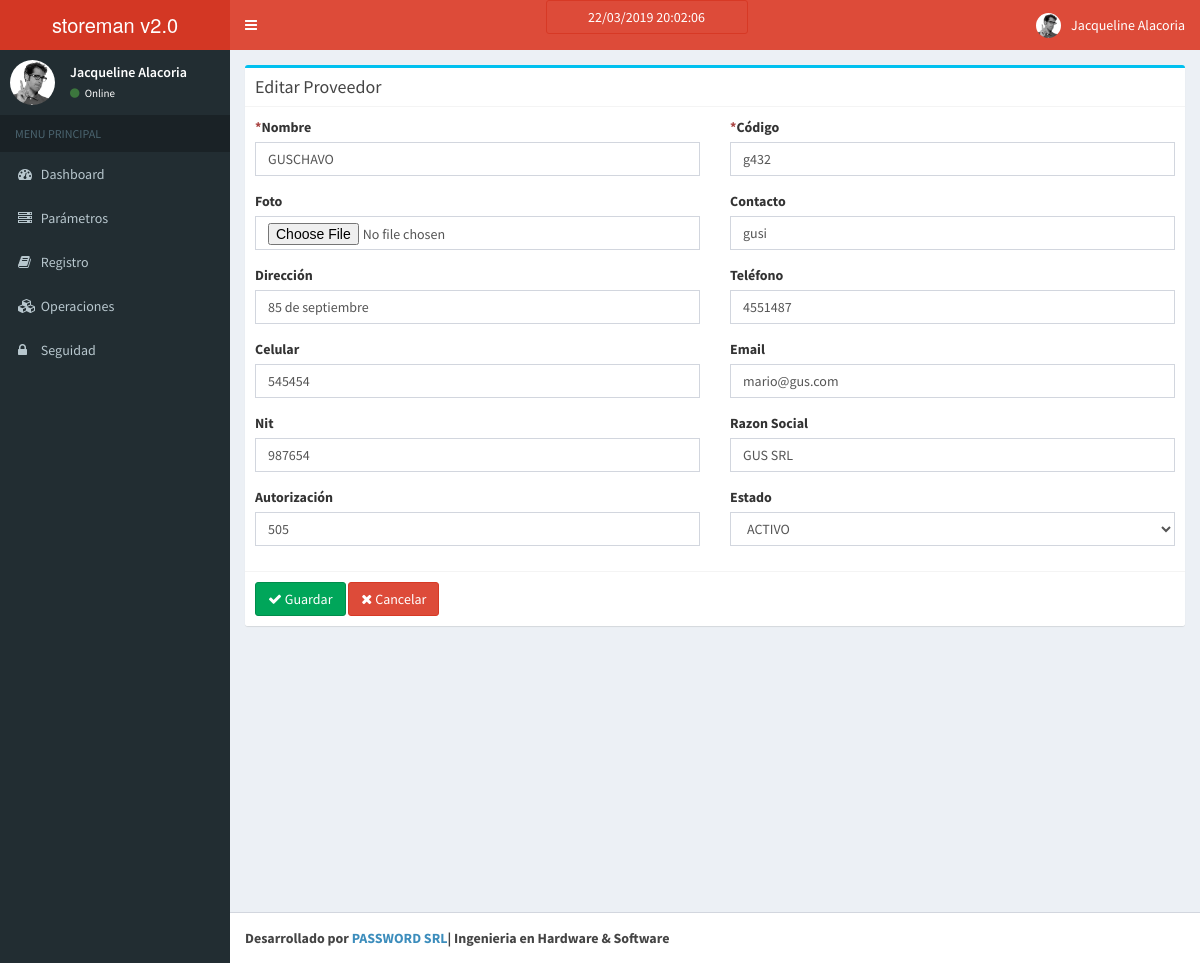
The page /proveedor/edit/2 on the database its author committed.
### tables this page shows
CREATE TABLE `proveedor` (
  `proveedor_id` int(11) NOT NULL AUTO_INCREMENT,
  `estado_id` int(11) DEFAULT '1',
  `proveedor_codigo` varchar(20) DEFAULT NULL,
  `proveedor_nombre` varchar(50) DEFAULT NULL,
  `proveedor_foto` varchar(250) DEFAULT NULL,
  `proveedor_contacto` varchar(100) DEFAULT NULL,
  `proveedor_direccion` varchar(80) DEFAULT NULL,
  `proveedor_telefono` varchar(50) DEFAULT NULL,
  `proveedor_telefono2` varchar(20) DEFAULT NULL,
  `proveedor_celular` varchar(50) DEFAULT NULL,
  `proveedor_email` varchar(50) DEFAULT NULL,
  `proveedor_nit` varchar(30) DEFAULT NULL,
  `proveedor_razon` varchar(150) DEFAULT NULL,
  `proveedor_autorizacion` varchar(30) DEFAULT NULL,
  PRIMARY KEY (`proveedor_id`),
  UNIQUE KEY `proveedor_id` (`proveedor_id`)
);

### application/controllers/Proveedor.php (called while the page is built, shortened)
<?php
class Proveedor extends CI_Controller{
    function __construct()
    {
        $this->load->model('Proveedor_model');
    }
    function edit($proveedor_id)
    {
        $data['proveedor'] = $this->Proveedor_model->get_proveedor($proveedor_id);
        if(isset($data['proveedor']['proveedor_id']))
        {
            $this->load->library('form_validation');
            $this->form_validation->set_rules('proveedor_codigo','Proveedor Codigo','required');
            $this->form_validation->set_rules('proveedor_nombre','Proveedor Nombre','required');
            if($this->form_validation->run())
            {
                $foto="";
                    $foto1= $this->input->post('proveedor_foto1');
                if (!empty($_FILES['chivo']['name']))
                {
                    $this->load->library('image_lib');
                    $config['upload_path'] = './resources/images/proveedores/';
                    $config['allowed_types'] = 'gif|jpeg|jpg|png';
                    $config['max_size'] = 200000;
                    $config['max_width'] = 2900;
                    $config['max_height'] = 2900;
                    $new_name = time();
                    $config['file_name'] = $new_name;
                    $config['file_ext_tolower'] = TRUE;
                    $this->load->library('upload', $config);
                    $this->upload->do_upload('chivo');
                    $img_data = $this->upload->data();
                    $extension = $img_data['file_ext'];
                    if($img_data['file_ext'] == ".jpg" || $img_data['file_ext'] == ".png" || $img_data['file_ext'] == ".jpeg" || $img_data['file_ext'] == ".gif") {
                        $conf['image_library'] = 'gd2';
                        $conf['source_image'] = $img_data['full_path'];
                        $conf['new_image'] = './resources/images/proveedores/';
                        $conf['maintain_ratio'] = TRUE;
                        $conf['create_thumb'] = FALSE;
                        $conf['width'] = 800;
                        $conf['height'] = 600;
                        $this->image_lib->clear();
                        $this->image_lib->initialize($conf);
                        if(!$this->image_lib->resize()){
                            echo $this->image_lib->display_errors('','');
                        }
                    }
                    $directorio = $_SERVER['DOCUMENT_ROOT'].'/ximpleman_web/resources/images/proveedores/';
                    if(isset($foto1) && !empty($foto1)){
                      if(file_exists($directorio.$foto1)){
                          unlink($directorio.$foto1);
                          $mimagenthumb = str_replace(".", "_thumb.", $foto1);
                          unlink($directorio.$mimagenthumb);
                      }
                  }
                    $confi['image_library'] = 'gd2';
                    $confi['source_image'] = './resources/images/proveedores/'.$new_name.$extension;
                    $confi['new_image'] = './resources/images/proveedores/'."thumb_".$new_name.$extension;
                    $confi['create_thumb'] = FALSE;
                    $confi['maintain_ratio'] = TRUE;
                    $confi['width'] = 50;
                    $confi['height'] = 50;
                    $this->image_lib->clear();
                    $this->image_lib->initialize($confi);
                    $this->image_lib->resize();
                    $foto = $new_name.$extension;
                }else{
                    $foto = $foto1;
                }
                $params = array(
                    'estado_id' => $this->input->post('estado_id'),
                    'proveedor_codigo' => $this->input->post('proveedor_codigo'),
                    'proveedor_nombre' => $this->input->post('proveedor_nombre'),
                    'proveedor_foto' => $foto,
                    'proveedor_contacto' => $this->input->post('proveedor_contacto'),
                    'proveedor_direccion' => $this->input->post('proveedor_direccion'),
                    'proveedor_telefono' => $this->input->post('proveedor_telefono'),
                    'proveedor_telefono2' => $this->input->post('proveedor_telefono2'),
                    'proveedor_email' => $this->input->post('proveedor_email'),
                    'proveedor_nit' => $this->input->post('proveedor_nit'),
                    'proveedor_razon' => $this->input->post('proveedor_razon'),
                    'proveedor_autorizacion' => $this->input->post('proveedor_autorizacion'),
                );
                $this->Proveedor_model->update_proveedor($proveedor_id,$params);
                redirect('proveedor/index');
            }
            else
            {
                $this->load->model('Estado_model');
                $data['all_estado'] = $this->Estado_model->get_all_estado();
                $data['_view'] = 'proveedor/edit';
                $this->load->view('layouts/main',$data);
            }
        }
    }
}

### index.php (called while the page is built, shortened)
<?php
require_once BASEPATH.'core/CodeIgniter.php';

### application/models/Proveedor_model.php (called while the page is built, shortened)
<?php
class Proveedor_model extends CI_Model
{
    function get_proveedor($proveedor_id)
    {
        $proveedor = $this->db->query("
            SELECT
                *
            FROM
                `proveedor`
            WHERE
                `proveedor_id` = ?
        ",array($proveedor_id))->row_array();
        return $proveedor;
    }
}

### application/views/proveedor/edit.php (the view, shortened to what this page needs)
<div class="row">
    <div class="col-md-12">
      	<div class="box box-info">
            <div class="box-header with-border">
              	<h3 class="box-title">Editar Proveedor</h3>
            </div>
			<?php echo form_open_multipart('proveedor/edit/'.$proveedor['proveedor_id']); ?>
			<div class="box-body">
				<div class="row clearfix">
					<div class="col-md-6">
						<label for="proveedor_nombre" class="control-label"><span class="text-danger">*</span>Nombre</label>
						<div class="form-group">
                            <input type="text" name="proveedor_nombre" value="<?php echo ($this->input->post('proveedor_nombre') ? $this->input->post('proveedor_nombre') : $proveedor['proveedor_nombre']); ?>" class="form-control" id="proveedor_nombre" required />
						</div>
					</div>
					<div class="col-md-6">
						<label for="proveedor_codigo" class="control-label"><span class="text-danger">*</span>Código</label>
						<div class="form-group">
							<input type="text" name="proveedor_codigo" value="<?php echo ($this->input->post('proveedor_codigo') ? $this->input->post('proveedor_codigo') : $proveedor['proveedor_codigo']); ?>" class="form-control" id="proveedor_codigo" required />
						</div>
					</div>
					<div class="col-md-6">
						<label for="proveedor_foto" class="control-label">Foto</label>
						<div class="form-group">
                            <input type="file" name="chivo" class="form-control" id="chivox" kl_virtual_keyboard_secure_input="on">
                        </div>
					</div>
					<div class="col-md-6">
						<label for="proveedor_contacto" class="control-label">Contacto</label>
						<div class="form-group">
							<input type="text" name="proveedor_contacto" value="<?php echo ($this->input->post('proveedor_contacto') ? $this->input->post('proveedor_contacto') : $proveedor['proveedor_contacto']); ?>" class="form-control" id="proveedor_contacto" />
						</div>
					</div>
					<div class="col-md-6">
						<label for="proveedor_direccion" class="control-label">Dirección</label>
						<div class="form-group">
							<input type="text" name="proveedor_direccion" value="<?php echo ($this->input->post('proveedor_direccion') ? $this->input->post('proveedor_direccion') : $proveedor['proveedor_direccion']); ?>" class="form-control" id="proveedor_direccion" />
						</div>
					</div>
					<div class="col-md-6">
						<label for="proveedor_telefono" class="control-label">Teléfono</label>
						<div class="form-group">
							<input type="number" name="proveedor_telefono" value="<?php echo ($this->input->post('proveedor_telefono') ? $this->input->post('proveedor_telefono') : $proveedor['proveedor_telefono']); ?>" class="form-control" id="proveedor_telefono" />
						</div>
					</div>
					<div class="col-md-6">
						<label for="proveedor_telefono2" class="control-label">Celular</label>
						<div class="form-group">
							<input type="number" name="proveedor_telefono2" value="<?php echo ($this->input->post('proveedor_telefono2') ? $this->input->post('proveedor_telefono2') : $proveedor['proveedor_telefono2']); ?>" class="form-control" id="proveedor_telefono2" />
						</div>
					</div>
					<div class="col-md-6">
						<label for="proveedor_email" class="control-label">Email</label>
						<div class="form-group">
                                                    <input type="email" name="proveedor_email" value="<?php echo ($this->input->post('proveedor_email') ? $this->input->post('proveedor_email') : $proveedor['proveedor_email']); ?>" class="form-control" id="proveedor_email" />
						</div>
					</div>
					<div class="col-md-6">
						<label for="proveedor_nit" class="control-label">Nit</label>
						<div class="form-group">
							<input type="text" name="proveedor_nit" value="<?php echo ($this->input->post('proveedor_nit') ? $this->input->post('proveedor_nit') : $proveedor['proveedor_nit']); ?>" class="form-control" id="proveedor_nit" />
						</div>
					</div>
					<div class="col-md-6">
						<label for="proveedor_razon" class="control-label">Razon Social</label>
						<div class="form-group">
							<input type="text" name="proveedor_razon" value="<?php echo ($this->input->post('proveedor_razon') ? $this->input->post('proveedor_razon') : $proveedor['proveedor_razon']); ?>" class="form-control" id="proveedor_razon" />
						</div>
					</div>
					<div class="col-md-6">
						<label for="proveedor_autorizacion" class="control-label">Autorización</label>
						<div class="form-group">
							<input type="text" name="proveedor_autorizacion" value="<?php echo ($this->input->post('proveedor_autorizacion') ? $this->input->post('proveedor_autorizacion') : $proveedor['proveedor_autorizacion']); ?>" class="form-control" id="proveedor_autorizacion" />
						</div>
					</div>
                                        <div class="col-md-6">
						<label for="estado_id" class="control-label">Estado</label>
						<div class="form-group">
							<select name="estado_id" class="form-control">
								<option value="1">ACTIVO</option>
							</select>
						</div>
					</div>
				</div>
			</div>
			<div class="box-footer">
            	<button type="submit" class="btn btn-success">
		    <i class="fa fa-check"></i> Guardar
		</button>
                <a href="<?php echo site_url('proveedor'); ?>" class="btn btn-danger">
                     <i class="fa fa-times"></i> Cancelar
                </a>
	        </div>
			<?php echo form_close(); ?>
		</div>
    </div>
</div>

### rows shown on the page
proveedor: proveedor_nombre "GUSCHAVO", proveedor_codigo "g432", proveedor_contacto "gusi", proveedor_direccion "85 de septiembre", proveedor_telefono "4551487", proveedor_telefono2 "545454", proveedor_email "mario@gus.com", proveedor_nit "987654", proveedor_razon "GUS SRL", proveedor_autorizacion "505"
